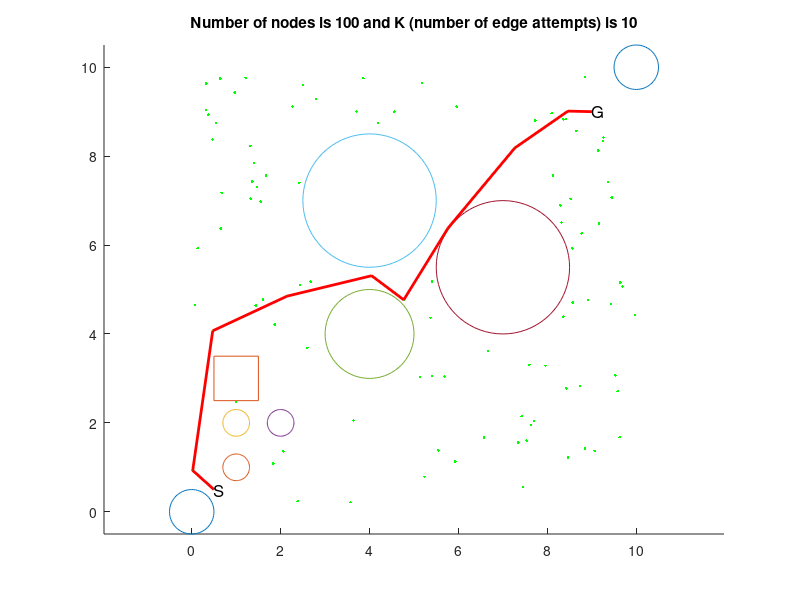

MATLAB code to generate this figure:
% Automatically generated by solvePlanningProblem using
% #nodes=100
% #edges per node10
% step size for collision check 0.1
% xMin=0
% xMax=10
% yMin=0
% yMax=10
% worldModel="MyWorld"
% problem spec file "problem1.txt"

clf
hold on
plot(0 + 0.5*cos((0:5:360)/180*pi),0 + 0.5*sin((0:5:360)/180*pi))
plot(1 + 0.3*cos((0:5:360)/180*pi),1 + 0.3*sin((0:5:360)/180*pi))
plot(1 + 0.3*cos((0:5:360)/180*pi),2 + 0.3*sin((0:5:360)/180*pi))
plot(2 + 0.3*cos((0:5:360)/180*pi),2 + 0.3*sin((0:5:360)/180*pi))
plot(4 + 1*cos((0:5:360)/180*pi),4 + 1*sin((0:5:360)/180*pi))
plot(4 + 1.5*cos((0:5:360)/180*pi),7 + 1.5*sin((0:5:360)/180*pi))
plot(7 + 1.5*cos((0:5:360)/180*pi),5.5 + 1.5*sin((0:5:360)/180*pi))
plot(10 + 0.5*cos((0:5:360)/180*pi),10 + 0.5*sin((0:5:360)/180*pi))
X=1*[-.5 .5 .5 -.5 -.5];Y=1*[.5 .5 -.5 -.5 .5];P = [X;Y];ct = cos(0);st = sin(0);R = [ct -st;st ct];P = R * P;plot(P(1,:)+1,P(2,:)+3);
plot(1.31909,8.23375,'.g')
plot(0.065844,4.65071,'.g')
plot(8.09391,8.96784,'.g')
plot(0.317526,9.0375,'.g')
plot(8.36009,8.82738,'.g')
plot(1.00076,2.46692,'.g')
plot(8.72975,2.82844,'.g')
plot(0.131576,5.93172,'.g')
plot(9.26112,8.42269,'.g')
plot(7.6942,2.04481,'.g')
plot(1.39725,7.84326,'.g')
plot(7.42119,2.15128,'.g')
plot(1.44104,4.64316,'.g')
plot(9.63846,5.15655,'.g')
plot(1.60717,4.77772,'.g')
plot(6.57599,1.67301,'.g')
plot(9.42842,4.6699,'.g')
plot(0.640857,9.74595,'.g')
plot(3.70741,9.00095,'.g')
plot(8.57333,4.70817,'.g')
plot(1.46787,7.30308,'.g')
plot(7.53661,1.59945,'.g')
plot(0.0221439,0.928994,'.g')
plot(8.84254,1.41939,'.g')
plot(8.77226,6.26374,'.g')
plot(3.57067,0.213296,'.g')
plot(5.36984,4.36553,'.g')
plot(1.55138,6.97701,'.g')
plot(9.14324,8.12737,'.g')
plot(8.65002,8.57166,'.g')
plot(2.79727,9.29088,'.g')
plot(8.31761,6.50468,'.g')
plot(8.29183,6.89094,'.g')
plot(1.21285,9.7597,'.g')
plot(4.19401,8.74946,'.g')
plot(1.35915,7.42881,'.g')
plot(5.5472,1.3813,'.g')
plot(8.35781,4.38974,'.g')
plot(0.653473,6.37136,'.g')
plot(7.34336,1.56037,'.g')
plot(9.58049,2.7132,'.g')
plot(5.9259,1.13187,'.g')
plot(9.69021,5.06914,'.g')
plot(9.25923,8.34024,'.g')
plot(3.64081,2.05651,'.g')
plot(7.63112,1.95842,'.g')
plot(8.56118,5.92295,'.g')
plot(8.84936,9.77403,'.g')
plot(5.68265,3.04337,'.g')
plot(8.52349,7.0418,'.g')
plot(0.472185,4.07069,'.g')
plot(8.4231,8.82999,'.g')
plot(8.46042,1.22378,'.g')
plot(5.96006,9.1139,'.g')
plot(7.59514,3.30342,'.g')
plot(0.674269,7.17563,'.g')
plot(1.66931,7.56673,'.g')
plot(4.04707,5.31012,'.g')
plot(9.62323,1.67818,'.g')
plot(7.26854,8.18442,'.g')
plot(7.95845,3.28378,'.g')
plot(9.16127,6.48193,'.g')
plot(0.32558,9.63346,'.g')
plot(0.55262,8.74868,'.g')
plot(8.46345,9.01304,'.g')
plot(9.97246,4.42351,'.g')
plot(8.12694,7.5676,'.g')
plot(7.72692,8.80121,'.g')
plot(5.40138,3.05073,'.g')
plot(9.45037,7.07069,'.g')
plot(2.38081,0.240689,'.g')
plot(5.17562,9.64935,'.g')
plot(8.42511,2.77675,'.g')
plot(5.76725,6.38355,'.g')
plot(5.13478,3.02543,'.g')
plot(2.43115,5.10724,'.g')
plot(7.44894,0.558089,'.g')
plot(2.67485,5.17586,'.g')
plot(9.3593,7.41808,'.g')
plot(8.9194,4.76068,'.g')
plot(0.468803,8.36977,'.g')
plot(1.83137,1.08626,'.g')
plot(1.86721,4.21218,'.g')
plot(1.32695,7.04283,'.g')
plot(3.86153,9.75205,'.g')
plot(4.5573,9.00109,'.g')
plot(2.26621,9.11929,'.g')
plot(2.4192,7.40099,'.g')
plot(2.14472,4.85035,'.g')
plot(2.50824,9.59366,'.g')
plot(5.40844,5.18308,'.g')
plot(4.76952,4.76773,'.g')
plot(2.60116,3.68892,'.g')
plot(9.52841,3.06996,'.g')
plot(2.05869,1.35977,'.g')
plot(0.968729,9.43348,'.g')
plot(5.23522,0.788304,'.g')
plot(9.06226,1.37083,'.g')
plot(6.66841,3.61956,'.g')
plot(0.371917,8.93461,'.g')
if 0
  plot([0.065844,1.31909] ,[4.65071, 8.23375], 'k')
  plot([8.09391,1.31909] ,[8.96784, 8.23375], 'k')
  plot([0.317526,1.31909] ,[9.0375, 8.23375], 'k')
  plot([0.317526,0.065844] ,[9.0375, 4.65071], 'k')
  plot([0.317526,8.09391] ,[9.0375, 8.96784], 'k')
  plot([8.36009,8.09391] ,[8.82738, 8.96784], 'k')
  plot([8.36009,0.317526] ,[8.82738, 9.0375], 'k')
  plot([8.72975,8.36009] ,[2.82844, 8.82738], 'k')
  plot([8.72975,1.00076] ,[2.82844, 2.46692], 'k')
  plot([0.131576,0.065844] ,[5.93172, 4.65071], 'k')
  plot([0.131576,1.31909] ,[5.93172, 8.23375], 'k')
  plot([0.131576,0.317526] ,[5.93172, 9.0375], 'k')
  plot([9.26112,8.36009] ,[8.42269, 8.82738], 'k')
  plot([9.26112,8.09391] ,[8.42269, 8.96784], 'k')
  plot([9.26112,8.72975] ,[8.42269, 2.82844], 'k')
  plot([9.26112,0.317526] ,[8.42269, 9.0375], 'k')
  plot([7.6942,8.72975] ,[2.04481, 2.82844], 'k')
  plot([7.6942,1.00076] ,[2.04481, 2.46692], 'k')
  plot([1.39725,1.31909] ,[7.84326, 8.23375], 'k')
  plot([1.39725,0.317526] ,[7.84326, 9.0375], 'k')
  plot([1.39725,0.131576] ,[7.84326, 5.93172], 'k')
  plot([1.39725,0.065844] ,[7.84326, 4.65071], 'k')
  plot([7.42119,7.6942] ,[2.15128, 2.04481], 'k')
  plot([7.42119,8.72975] ,[2.15128, 2.82844], 'k')
  plot([7.42119,1.00076] ,[2.15128, 2.46692], 'k')
  plot([1.44104,0.065844] ,[4.64316, 4.65071], 'k')
  plot([1.44104,0.131576] ,[4.64316, 5.93172], 'k')
  plot([1.44104,1.39725] ,[4.64316, 7.84326], 'k')
  plot([1.44104,1.31909] ,[4.64316, 8.23375], 'k')
  plot([1.44104,0.317526] ,[4.64316, 9.0375], 'k')
  plot([9.63846,8.72975] ,[5.15655, 2.82844], 'k')
  plot([9.63846,9.26112] ,[5.15655, 8.42269], 'k')
  plot([9.63846,7.6942] ,[5.15655, 2.04481], 'k')
  plot([9.63846,7.42119] ,[5.15655, 2.15128], 'k')
  plot([9.63846,8.36009] ,[5.15655, 8.82738], 'k')
  plot([9.63846,8.09391] ,[5.15655, 8.96784], 'k')
  plot([1.60717,1.44104] ,[4.77772, 4.64316], 'k')
  plot([1.60717,0.065844] ,[4.77772, 4.65071], 'k')
  plot([1.60717,0.131576] ,[4.77772, 5.93172], 'k')
  plot([1.60717,1.39725] ,[4.77772, 7.84326], 'k')
  plot([1.60717,1.31909] ,[4.77772, 8.23375], 'k')
  plot([1.60717,0.317526] ,[4.77772, 9.0375], 'k')
  plot([6.57599,7.42119] ,[1.67301, 2.15128], 'k')
  plot([6.57599,7.6942] ,[1.67301, 2.04481], 'k')
  plot([6.57599,8.72975] ,[1.67301, 2.82844], 'k')
  plot([6.57599,9.63846] ,[1.67301, 5.15655], 'k')
  plot([6.57599,1.00076] ,[1.67301, 2.46692], 'k')
  plot([6.57599,0.065844] ,[1.67301, 4.65071], 'k')
  plot([9.42842,9.63846] ,[4.6699, 5.15655], 'k')
  plot([9.42842,8.72975] ,[4.6699, 2.82844], 'k')
  plot([9.42842,7.6942] ,[4.6699, 2.04481], 'k')
  plot([9.42842,7.42119] ,[4.6699, 2.15128], 'k')
  plot([9.42842,9.26112] ,[4.6699, 8.42269], 'k')
  plot([9.42842,6.57599] ,[4.6699, 1.67301], 'k')
  plot([9.42842,8.36009] ,[4.6699, 8.82738], 'k')
  plot([9.42842,8.09391] ,[4.6699, 8.96784], 'k')
  plot([0.640857,0.317526] ,[9.74595, 9.0375], 'k')
  plot([0.640857,1.31909] ,[9.74595, 8.23375], 'k')
  plot([0.640857,1.39725] ,[9.74595, 7.84326], 'k')
  plot([0.640857,0.131576] ,[9.74595, 5.93172], 'k')
  plot([0.640857,1.60717] ,[9.74595, 4.77772], 'k')
  plot([0.640857,0.065844] ,[9.74595, 4.65071], 'k')
  plot([0.640857,1.44104] ,[9.74595, 4.64316], 'k')
  plot([0.640857,8.09391] ,[9.74595, 8.96784], 'k')
  plot([0.640857,8.36009] ,[9.74595, 8.82738], 'k')
  plot([3.70741,1.31909] ,[9.00095, 8.23375], 'k')
  plot([3.70741,1.39725] ,[9.00095, 7.84326], 'k')
  plot([3.70741,0.640857] ,[9.00095, 9.74595], 'k')
  plot([3.70741,0.317526] ,[9.00095, 9.0375], 'k')
  plot([3.70741,8.09391] ,[9.00095, 8.96784], 'k')
  plot([3.70741,8.36009] ,[9.00095, 8.82738], 'k')
  plot([3.70741,0.131576] ,[9.00095, 5.93172], 'k')
  plot([3.70741,9.26112] ,[9.00095, 8.42269], 'k')
  plot([8.57333,9.42842] ,[4.70817, 4.6699], 'k')
  plot([8.57333,9.63846] ,[4.70817, 5.15655], 'k')
  plot([8.57333,8.72975] ,[4.70817, 2.82844], 'k')
  plot([8.57333,7.42119] ,[4.70817, 2.15128], 'k')
  plot([8.57333,7.6942] ,[4.70817, 2.04481], 'k')
  plot([8.57333,6.57599] ,[4.70817, 1.67301], 'k')
  plot([8.57333,9.26112] ,[4.70817, 8.42269], 'k')
  plot([8.57333,8.36009] ,[4.70817, 8.82738], 'k')
  plot([1.46787,1.39725] ,[7.30308, 7.84326], 'k')
  plot([1.46787,1.31909] ,[7.30308, 8.23375], 'k')
  plot([1.46787,0.131576] ,[7.30308, 5.93172], 'k')
  plot([1.46787,0.317526] ,[7.30308, 9.0375], 'k')
  plot([1.46787,1.60717] ,[7.30308, 4.77772], 'k')
  plot([1.46787,0.640857] ,[7.30308, 9.74595], 'k')
  plot([1.46787,1.44104] ,[7.30308, 4.64316], 'k')
  plot([1.46787,3.70741] ,[7.30308, 9.00095], 'k')
  plot([1.46787,0.065844] ,[7.30308, 4.65071], 'k')
  plot([7.53661,7.6942] ,[1.59945, 2.04481], 'k')
  plot([7.53661,7.42119] ,[1.59945, 2.15128], 'k')
  plot([7.53661,6.57599] ,[1.59945, 1.67301], 'k')
  plot([7.53661,8.72975] ,[1.59945, 2.82844], 'k')
  plot([7.53661,8.57333] ,[1.59945, 4.70817], 'k')
  plot([7.53661,9.42842] ,[1.59945, 4.6699], 'k')
  plot([7.53661,9.63846] ,[1.59945, 5.15655], 'k')
  plot([7.53661,1.00076] ,[1.59945, 2.46692], 'k')
  plot([0.0221439,0.065844] ,[0.928994, 4.65071], 'k')
  plot([0.0221439,0.131576] ,[0.928994, 5.93172], 'k')
  plot([0.0221439,1.31909] ,[0.928994, 8.23375], 'k')
  plot([8.84254,7.6942] ,[1.41939, 2.04481], 'k')
  plot([8.84254,7.53661] ,[1.41939, 1.59945], 'k')
  plot([8.84254,8.72975] ,[1.41939, 2.82844], 'k')
  plot([8.84254,7.42119] ,[1.41939, 2.15128], 'k')
  plot([8.84254,6.57599] ,[1.41939, 1.67301], 'k')
  plot([8.84254,8.57333] ,[1.41939, 4.70817], 'k')
  plot([8.84254,9.42842] ,[1.41939, 4.6699], 'k')
  plot([8.84254,9.63846] ,[1.41939, 5.15655], 'k')
  plot([8.84254,9.26112] ,[1.41939, 8.42269], 'k')
  plot([8.84254,8.36009] ,[1.41939, 8.82738], 'k')
  plot([8.77226,9.63846] ,[6.26374, 5.15655], 'k')
  plot([8.77226,8.57333] ,[6.26374, 4.70817], 'k')
  plot([8.77226,9.42842] ,[6.26374, 4.6699], 'k')
  plot([8.77226,9.26112] ,[6.26374, 8.42269], 'k')
  plot([8.77226,8.36009] ,[6.26374, 8.82738], 'k')
  plot([8.77226,8.09391] ,[6.26374, 8.96784], 'k')
  plot([8.77226,8.72975] ,[6.26374, 2.82844], 'k')
  plot([8.77226,7.6942] ,[6.26374, 2.04481], 'k')
  plot([8.77226,7.53661] ,[6.26374, 1.59945], 'k')
  plot([3.57067,6.57599] ,[0.213296, 1.67301], 'k')
  plot([3.57067,7.53661] ,[0.213296, 1.59945], 'k')
  plot([3.57067,7.42119] ,[0.213296, 2.15128], 'k')
  plot([3.57067,7.6942] ,[0.213296, 2.04481], 'k')
  plot([3.57067,1.44104] ,[0.213296, 4.64316], 'k')
  plot([3.57067,1.60717] ,[0.213296, 4.77772], 'k')
  plot([3.57067,8.84254] ,[0.213296, 1.41939], 'k')
  plot([5.36984,6.57599] ,[4.36553, 1.67301], 'k')
  plot([5.36984,7.42119] ,[4.36553, 2.15128], 'k')
  plot([5.36984,7.6942] ,[4.36553, 2.04481], 'k')
  plot([5.36984,7.53661] ,[4.36553, 1.59945], 'k')
  plot([5.36984,8.72975] ,[4.36553, 2.82844], 'k')
  plot([1.55138,1.46787] ,[6.97701, 7.30308], 'k')
  plot([1.55138,1.39725] ,[6.97701, 7.84326], 'k')
  plot([1.55138,1.31909] ,[6.97701, 8.23375], 'k')
  plot([1.55138,0.131576] ,[6.97701, 5.93172], 'k')
  plot([1.55138,1.60717] ,[6.97701, 4.77772], 'k')
  plot([1.55138,1.44104] ,[6.97701, 4.64316], 'k')
  plot([1.55138,0.317526] ,[6.97701, 9.0375], 'k')
  plot([1.55138,0.065844] ,[6.97701, 4.65071], 'k')
  plot([1.55138,0.640857] ,[6.97701, 9.74595], 'k')
  plot([1.55138,3.70741] ,[6.97701, 9.00095], 'k')
  plot([9.14324,9.26112] ,[8.12737, 8.42269], 'k')
  plot([9.14324,8.36009] ,[8.12737, 8.82738], 'k')
  plot([9.14324,8.09391] ,[8.12737, 8.96784], 'k')
  plot([9.14324,8.77226] ,[8.12737, 6.26374], 'k')
  plot([9.14324,9.63846] ,[8.12737, 5.15655], 'k')
  plot([9.14324,8.57333] ,[8.12737, 4.70817], 'k')
  plot([9.14324,9.42842] ,[8.12737, 4.6699], 'k')
  plot([9.14324,8.72975] ,[8.12737, 2.82844], 'k')
  plot([9.14324,3.70741] ,[8.12737, 9.00095], 'k')
  plot([8.65002,8.36009] ,[8.57166, 8.82738], 'k')
  plot([8.65002,9.26112] ,[8.57166, 8.42269], 'k')
  plot([8.65002,9.14324] ,[8.57166, 8.12737], 'k')
  plot([8.65002,8.09391] ,[8.57166, 8.96784], 'k')
  plot([8.65002,8.77226] ,[8.57166, 6.26374], 'k')
  plot([8.65002,9.63846] ,[8.57166, 5.15655], 'k')
  plot([8.65002,8.57333] ,[8.57166, 4.70817], 'k')
  plot([8.65002,9.42842] ,[8.57166, 4.6699], 'k')
  plot([8.65002,3.70741] ,[8.57166, 9.00095], 'k')
  plot([2.79727,3.70741] ,[9.29088, 9.00095], 'k')
  plot([2.79727,1.31909] ,[9.29088, 8.23375], 'k')
  plot([2.79727,1.39725] ,[9.29088, 7.84326], 'k')
  plot([2.79727,0.640857] ,[9.29088, 9.74595], 'k')
  plot([2.79727,1.46787] ,[9.29088, 7.30308], 'k')
  plot([2.79727,0.317526] ,[9.29088, 9.0375], 'k')
  plot([2.79727,1.55138] ,[9.29088, 6.97701], 'k')
  plot([2.79727,0.131576] ,[9.29088, 5.93172], 'k')
  plot([2.79727,1.60717] ,[9.29088, 4.77772], 'k')
  plot([2.79727,1.44104] ,[9.29088, 4.64316], 'k')
  plot([8.31761,8.77226] ,[6.50468, 6.26374], 'k')
  plot([8.31761,9.14324] ,[6.50468, 8.12737], 'k')
  plot([8.31761,9.63846] ,[6.50468, 5.15655], 'k')
  plot([8.31761,8.65002] ,[6.50468, 8.57166], 'k')
  plot([8.31761,9.26112] ,[6.50468, 8.42269], 'k')
  plot([8.31761,9.42842] ,[6.50468, 4.6699], 'k')
  plot([8.31761,8.36009] ,[6.50468, 8.82738], 'k')
  plot([8.31761,8.09391] ,[6.50468, 8.96784], 'k')
  plot([8.29183,8.31761] ,[6.89094, 6.50468], 'k')
  plot([8.29183,8.77226] ,[6.89094, 6.26374], 'k')
  plot([8.29183,9.14324] ,[6.89094, 8.12737], 'k')
  plot([8.29183,8.65002] ,[6.89094, 8.57166], 'k')
  plot([8.29183,9.26112] ,[6.89094, 8.42269], 'k')
  plot([8.29183,8.36009] ,[6.89094, 8.82738], 'k')
  plot([8.29183,8.09391] ,[6.89094, 8.96784], 'k')
  plot([8.29183,9.63846] ,[6.89094, 5.15655], 'k')
  plot([8.29183,9.42842] ,[6.89094, 4.6699], 'k')
  plot([1.21285,0.640857] ,[9.7597, 9.74595], 'k')
  plot([1.21285,0.317526] ,[9.7597, 9.0375], 'k')
  plot([1.21285,1.31909] ,[9.7597, 8.23375], 'k')
  plot([1.21285,2.79727] ,[9.7597, 9.29088], 'k')
  plot([1.21285,1.39725] ,[9.7597, 7.84326], 'k')
  plot([1.21285,1.46787] ,[9.7597, 7.30308], 'k')
  plot([1.21285,3.70741] ,[9.7597, 9.00095], 'k')
  plot([1.21285,1.55138] ,[9.7597, 6.97701], 'k')
  plot([1.21285,0.131576] ,[9.7597, 5.93172], 'k')
  plot([1.21285,1.60717] ,[9.7597, 4.77772], 'k')
  plot([4.19401,3.70741] ,[8.74946, 9.00095], 'k')
  plot([4.19401,2.79727] ,[8.74946, 9.29088], 'k')
  plot([4.19401,1.31909] ,[8.74946, 8.23375], 'k')
  plot([4.19401,1.39725] ,[8.74946, 7.84326], 'k')
  plot([4.19401,1.21285] ,[8.74946, 9.7597], 'k')
  plot([4.19401,0.640857] ,[8.74946, 9.74595], 'k')
  plot([4.19401,0.317526] ,[8.74946, 9.0375], 'k')
  plot([4.19401,8.09391] ,[8.74946, 8.96784], 'k')
  plot([1.35915,1.46787] ,[7.42881, 7.30308], 'k')
  plot([1.35915,1.39725] ,[7.42881, 7.84326], 'k')
  plot([1.35915,1.55138] ,[7.42881, 6.97701], 'k')
  plot([1.35915,1.31909] ,[7.42881, 8.23375], 'k')
  plot([1.35915,0.317526] ,[7.42881, 9.0375], 'k')
  plot([1.35915,0.131576] ,[7.42881, 5.93172], 'k')
  plot([1.35915,1.21285] ,[7.42881, 9.7597], 'k')
  plot([1.35915,2.79727] ,[7.42881, 9.29088], 'k')
  plot([1.35915,0.640857] ,[7.42881, 9.74595], 'k')
  plot([1.35915,1.60717] ,[7.42881, 4.77772], 'k')
  plot([5.5472,6.57599] ,[1.3813, 1.67301], 'k')
  plot([5.5472,7.53661] ,[1.3813, 1.59945], 'k')
  plot([5.5472,7.42119] ,[1.3813, 2.15128], 'k')
  plot([5.5472,7.6942] ,[1.3813, 2.04481], 'k')
  plot([5.5472,3.57067] ,[1.3813, 0.213296], 'k')
  plot([5.5472,5.36984] ,[1.3813, 4.36553], 'k')
  plot([5.5472,8.84254] ,[1.3813, 1.41939], 'k')
  plot([5.5472,8.72975] ,[1.3813, 2.82844], 'k')
  plot([5.5472,8.57333] ,[1.3813, 4.70817], 'k')
  plot([8.35781,8.57333] ,[4.38974, 4.70817], 'k')
  plot([8.35781,9.42842] ,[4.38974, 4.6699], 'k')
  plot([8.35781,9.63846] ,[4.38974, 5.15655], 'k')
  plot([8.35781,8.72975] ,[4.38974, 2.82844], 'k')
  plot([8.35781,8.77226] ,[4.38974, 6.26374], 'k')
  plot([8.35781,7.42119] ,[4.38974, 2.15128], 'k')
  plot([8.35781,7.6942] ,[4.38974, 2.04481], 'k')
  plot([8.35781,7.53661] ,[4.38974, 1.59945], 'k')
  plot([0.653473,0.131576] ,[6.37136, 5.93172], 'k')
  plot([0.653473,1.55138] ,[6.37136, 6.97701], 'k')
  plot([0.653473,1.46787] ,[6.37136, 7.30308], 'k')
  plot([0.653473,1.35915] ,[6.37136, 7.42881], 'k')
  plot([0.653473,1.39725] ,[6.37136, 7.84326], 'k')
  plot([0.653473,0.065844] ,[6.37136, 4.65071], 'k')
  plot([0.653473,1.60717] ,[6.37136, 4.77772], 'k')
  plot([0.653473,1.44104] ,[6.37136, 4.64316], 'k')
  plot([0.653473,1.31909] ,[6.37136, 8.23375], 'k')
  plot([0.653473,0.317526] ,[6.37136, 9.0375], 'k')
  plot([7.34336,7.53661] ,[1.56037, 1.59945], 'k')
  plot([7.34336,7.42119] ,[1.56037, 2.15128], 'k')
  plot([7.34336,7.6942] ,[1.56037, 2.04481], 'k')
  plot([7.34336,6.57599] ,[1.56037, 1.67301], 'k')
  plot([7.34336,8.84254] ,[1.56037, 1.41939], 'k')
  plot([7.34336,5.5472] ,[1.56037, 1.3813], 'k')
  plot([7.34336,8.72975] ,[1.56037, 2.82844], 'k')
  plot([7.34336,8.35781] ,[1.56037, 4.38974], 'k')
  plot([7.34336,8.57333] ,[1.56037, 4.70817], 'k')
  plot([7.34336,5.36984] ,[1.56037, 4.36553], 'k')
  plot([9.58049,8.72975] ,[2.7132, 2.82844], 'k')
  plot([9.58049,8.84254] ,[2.7132, 1.41939], 'k')
  plot([9.58049,9.42842] ,[2.7132, 4.6699], 'k')
  plot([9.58049,7.6942] ,[2.7132, 2.04481], 'k')
  plot([9.58049,8.35781] ,[2.7132, 4.38974], 'k')
  plot([9.58049,7.42119] ,[2.7132, 2.15128], 'k')
  plot([9.58049,8.57333] ,[2.7132, 4.70817], 'k')
  plot([9.58049,7.53661] ,[2.7132, 1.59945], 'k')
  plot([9.58049,9.63846] ,[2.7132, 5.15655], 'k')
  plot([9.58049,7.34336] ,[2.7132, 1.56037], 'k')
  plot([5.9259,5.5472] ,[1.13187, 1.3813], 'k')
  plot([5.9259,6.57599] ,[1.13187, 1.67301], 'k')
  plot([5.9259,7.34336] ,[1.13187, 1.56037], 'k')
  plot([5.9259,7.53661] ,[1.13187, 1.59945], 'k')
  plot([5.9259,7.42119] ,[1.13187, 2.15128], 'k')
  plot([5.9259,7.6942] ,[1.13187, 2.04481], 'k')
  plot([5.9259,3.57067] ,[1.13187, 0.213296], 'k')
  plot([5.9259,8.84254] ,[1.13187, 1.41939], 'k')
  plot([5.9259,8.72975] ,[1.13187, 2.82844], 'k')
  plot([5.9259,5.36984] ,[1.13187, 4.36553], 'k')
  plot([9.69021,9.63846] ,[5.06914, 5.15655], 'k')
  plot([9.69021,9.42842] ,[5.06914, 4.6699], 'k')
  plot([9.69021,8.57333] ,[5.06914, 4.70817], 'k')
  plot([9.69021,8.35781] ,[5.06914, 4.38974], 'k')
  plot([9.69021,8.77226] ,[5.06914, 6.26374], 'k')
  plot([9.69021,8.31761] ,[5.06914, 6.50468], 'k')
  plot([9.69021,8.29183] ,[5.06914, 6.89094], 'k')
  plot([9.69021,9.58049] ,[5.06914, 2.7132], 'k')
  plot([9.69021,8.72975] ,[5.06914, 2.82844], 'k')
  plot([9.69021,9.14324] ,[5.06914, 8.12737], 'k')
  plot([9.25923,9.26112] ,[8.34024, 8.42269], 'k')
  plot([9.25923,9.14324] ,[8.34024, 8.12737], 'k')
  plot([9.25923,8.65002] ,[8.34024, 8.57166], 'k')
  plot([9.25923,8.36009] ,[8.34024, 8.82738], 'k')
  plot([9.25923,8.09391] ,[8.34024, 8.96784], 'k')
  plot([9.25923,8.29183] ,[8.34024, 6.89094], 'k')
  plot([9.25923,8.31761] ,[8.34024, 6.50468], 'k')
  plot([9.25923,8.77226] ,[8.34024, 6.26374], 'k')
  plot([9.25923,9.63846] ,[8.34024, 5.15655], 'k')
  plot([9.25923,9.69021] ,[8.34024, 5.06914], 'k')
  plot([3.64081,3.57067] ,[2.05651, 0.213296], 'k')
  plot([3.64081,5.5472] ,[2.05651, 1.3813], 'k')
  plot([3.64081,5.9259] ,[2.05651, 1.13187], 'k')
  plot([3.64081,1.00076] ,[2.05651, 2.46692], 'k')
  plot([3.64081,6.57599] ,[2.05651, 1.67301], 'k')
  plot([3.64081,1.44104] ,[2.05651, 4.64316], 'k')
  plot([3.64081,1.60717] ,[2.05651, 4.77772], 'k')
  plot([3.64081,7.34336] ,[2.05651, 1.56037], 'k')
  plot([3.64081,7.42119] ,[2.05651, 2.15128], 'k')
  plot([7.63112,7.6942] ,[1.95842, 2.04481], 'k')
  plot([7.63112,7.42119] ,[1.95842, 2.15128], 'k')
  plot([7.63112,7.53661] ,[1.95842, 1.59945], 'k')
  plot([7.63112,7.34336] ,[1.95842, 1.56037], 'k')
  plot([7.63112,6.57599] ,[1.95842, 1.67301], 'k')
  plot([7.63112,8.84254] ,[1.95842, 1.41939], 'k')
  plot([7.63112,8.72975] ,[1.95842, 2.82844], 'k')
  plot([7.63112,5.9259] ,[1.95842, 1.13187], 'k')
  plot([7.63112,9.58049] ,[1.95842, 2.7132], 'k')
  plot([7.63112,5.5472] ,[1.95842, 1.3813], 'k')
  plot([8.56118,8.77226] ,[5.92295, 6.26374], 'k')
  plot([8.56118,8.31761] ,[5.92295, 6.50468], 'k')
  plot([8.56118,8.29183] ,[5.92295, 6.89094], 'k')
  plot([8.56118,8.57333] ,[5.92295, 4.70817], 'k')
  plot([8.56118,9.63846] ,[5.92295, 5.15655], 'k')
  plot([8.56118,9.69021] ,[5.92295, 5.06914], 'k')
  plot([8.56118,9.42842] ,[5.92295, 4.6699], 'k')
  plot([8.56118,9.14324] ,[5.92295, 8.12737], 'k')
  plot([8.56118,9.25923] ,[5.92295, 8.34024], 'k')
  plot([8.84936,8.36009] ,[9.77403, 8.82738], 'k')
  plot([8.84936,8.09391] ,[9.77403, 8.96784], 'k')
  plot([8.84936,8.65002] ,[9.77403, 8.57166], 'k')
  plot([8.84936,9.26112] ,[9.77403, 8.42269], 'k')
  plot([8.84936,9.25923] ,[9.77403, 8.34024], 'k')
  plot([8.84936,9.14324] ,[9.77403, 8.12737], 'k')
  plot([8.84936,8.29183] ,[9.77403, 6.89094], 'k')
  plot([8.84936,8.31761] ,[9.77403, 6.50468], 'k')
  plot([8.84936,8.77226] ,[9.77403, 6.26374], 'k')
  plot([8.84936,8.56118] ,[9.77403, 5.92295], 'k')
  plot([5.68265,5.36984] ,[3.04337, 4.36553], 'k')
  plot([5.68265,6.57599] ,[3.04337, 1.67301], 'k')
  plot([5.68265,5.5472] ,[3.04337, 1.3813], 'k')
  plot([5.68265,5.9259] ,[3.04337, 1.13187], 'k')
  plot([5.68265,7.42119] ,[3.04337, 2.15128], 'k')
  plot([5.68265,7.34336] ,[3.04337, 1.56037], 'k')
  plot([5.68265,7.63112] ,[3.04337, 1.95842], 'k')
  plot([5.68265,7.6942] ,[3.04337, 2.04481], 'k')
  plot([5.68265,3.64081] ,[3.04337, 2.05651], 'k')
  plot([5.68265,7.53661] ,[3.04337, 1.59945], 'k')
  plot([8.52349,8.29183] ,[7.0418, 6.89094], 'k')
  plot([8.52349,8.31761] ,[7.0418, 6.50468], 'k')
  plot([8.52349,8.77226] ,[7.0418, 6.26374], 'k')
  plot([8.52349,8.56118] ,[7.0418, 5.92295], 'k')
  plot([8.52349,9.14324] ,[7.0418, 8.12737], 'k')
  plot([8.52349,9.25923] ,[7.0418, 8.34024], 'k')
  plot([8.52349,8.65002] ,[7.0418, 8.57166], 'k')
  plot([8.52349,9.26112] ,[7.0418, 8.42269], 'k')
  plot([8.52349,8.36009] ,[7.0418, 8.82738], 'k')
  plot([8.52349,8.09391] ,[7.0418, 8.96784], 'k')
  plot([0.472185,0.065844] ,[4.07069, 4.65071], 'k')
  plot([0.472185,1.44104] ,[4.07069, 4.64316], 'k')
  plot([0.472185,1.60717] ,[4.07069, 4.77772], 'k')
  plot([0.472185,0.131576] ,[4.07069, 5.93172], 'k')
  plot([0.472185,0.653473] ,[4.07069, 6.37136], 'k')
  plot([0.472185,1.55138] ,[4.07069, 6.97701], 'k')
  plot([0.472185,0.0221439] ,[4.07069, 0.928994], 'k')
  plot([0.472185,1.46787] ,[4.07069, 7.30308], 'k')
  plot([0.472185,1.35915] ,[4.07069, 7.42881], 'k')
  plot([8.4231,8.36009] ,[8.82999, 8.82738], 'k')
  plot([8.4231,8.65002] ,[8.82999, 8.57166], 'k')
  plot([8.4231,8.09391] ,[8.82999, 8.96784], 'k')
  plot([8.4231,9.26112] ,[8.82999, 8.42269], 'k')
  plot([8.4231,9.25923] ,[8.82999, 8.34024], 'k')
  plot([8.4231,9.14324] ,[8.82999, 8.12737], 'k')
  plot([8.4231,8.84936] ,[8.82999, 9.77403], 'k')
  plot([8.4231,8.52349] ,[8.82999, 7.0418], 'k')
  plot([8.4231,8.29183] ,[8.82999, 6.89094], 'k')
  plot([8.4231,8.31761] ,[8.82999, 6.50468], 'k')
  plot([8.46042,8.84254] ,[1.22378, 1.41939], 'k')
  plot([8.46042,7.53661] ,[1.22378, 1.59945], 'k')
  plot([8.46042,7.63112] ,[1.22378, 1.95842], 'k')
  plot([8.46042,7.6942] ,[1.22378, 2.04481], 'k')
  plot([8.46042,7.34336] ,[1.22378, 1.56037], 'k')
  plot([8.46042,7.42119] ,[1.22378, 2.15128], 'k')
  plot([8.46042,8.72975] ,[1.22378, 2.82844], 'k')
  plot([8.46042,9.58049] ,[1.22378, 2.7132], 'k')
  plot([8.46042,6.57599] ,[1.22378, 1.67301], 'k')
  plot([8.46042,5.9259] ,[1.22378, 1.13187], 'k')
  plot([5.96006,4.19401] ,[9.1139, 8.74946], 'k')
  plot([5.96006,8.09391] ,[9.1139, 8.96784], 'k')
  plot([5.96006,3.70741] ,[9.1139, 9.00095], 'k')
  plot([5.96006,8.36009] ,[9.1139, 8.82738], 'k')
  plot([5.96006,8.4231] ,[9.1139, 8.82999], 'k')
  plot([5.96006,8.65002] ,[9.1139, 8.57166], 'k')
  plot([5.96006,8.84936] ,[9.1139, 9.77403], 'k')
  plot([5.96006,2.79727] ,[9.1139, 9.29088], 'k')
  plot([5.96006,8.29183] ,[9.1139, 6.89094], 'k')
  plot([5.96006,8.52349] ,[9.1139, 7.0418], 'k')
  plot([7.59514,7.42119] ,[3.30342, 2.15128], 'k')
  plot([7.59514,8.72975] ,[3.30342, 2.82844], 'k')
  plot([7.59514,7.6942] ,[3.30342, 2.04481], 'k')
  plot([7.59514,8.35781] ,[3.30342, 4.38974], 'k')
  plot([7.59514,7.63112] ,[3.30342, 1.95842], 'k')
  plot([7.59514,7.53661] ,[3.30342, 1.59945], 'k')
  plot([7.59514,8.57333] ,[3.30342, 4.70817], 'k')
  plot([7.59514,7.34336] ,[3.30342, 1.56037], 'k')
  plot([7.59514,6.57599] ,[3.30342, 1.67301], 'k')
  plot([7.59514,5.68265] ,[3.30342, 3.04337], 'k')
  plot([0.674269,1.35915] ,[7.17563, 7.42881], 'k')
  plot([0.674269,1.46787] ,[7.17563, 7.30308], 'k')
  plot([0.674269,0.653473] ,[7.17563, 6.37136], 'k')
  plot([0.674269,1.55138] ,[7.17563, 6.97701], 'k')
  plot([0.674269,1.39725] ,[7.17563, 7.84326], 'k')
  plot([0.674269,1.31909] ,[7.17563, 8.23375], 'k')
  plot([0.674269,0.131576] ,[7.17563, 5.93172], 'k')
  plot([0.674269,0.317526] ,[7.17563, 9.0375], 'k')
  plot([0.674269,0.640857] ,[7.17563, 9.74595], 'k')
  plot([0.674269,1.60717] ,[7.17563, 4.77772], 'k')
  plot([1.66931,1.46787] ,[7.56673, 7.30308], 'k')
  plot([1.66931,1.35915] ,[7.56673, 7.42881], 'k')
  plot([1.66931,1.39725] ,[7.56673, 7.84326], 'k')
  plot([1.66931,1.55138] ,[7.56673, 6.97701], 'k')
  plot([1.66931,1.31909] ,[7.56673, 8.23375], 'k')
  plot([1.66931,0.674269] ,[7.56673, 7.17563], 'k')
  plot([1.66931,0.653473] ,[7.56673, 6.37136], 'k')
  plot([1.66931,0.317526] ,[7.56673, 9.0375], 'k')
  plot([1.66931,2.79727] ,[7.56673, 9.29088], 'k')
  plot([1.66931,1.21285] ,[7.56673, 9.7597], 'k')
  plot([4.04707,5.36984] ,[5.31012, 4.36553], 'k')
  plot([4.04707,1.60717] ,[5.31012, 4.77772], 'k')
  plot([4.04707,1.44104] ,[5.31012, 4.64316], 'k')
  plot([9.62323,8.84254] ,[1.67818, 1.41939], 'k')
  plot([9.62323,9.58049] ,[1.67818, 2.7132], 'k')
  plot([9.62323,8.46042] ,[1.67818, 1.22378], 'k')
  plot([9.62323,8.72975] ,[1.67818, 2.82844], 'k')
  plot([9.62323,7.6942] ,[1.67818, 2.04481], 'k')
  plot([9.62323,7.63112] ,[1.67818, 1.95842], 'k')
  plot([9.62323,7.53661] ,[1.67818, 1.59945], 'k')
  plot([9.62323,7.42119] ,[1.67818, 2.15128], 'k')
  plot([9.62323,7.34336] ,[1.67818, 1.56037], 'k')
  plot([9.62323,7.59514] ,[1.67818, 3.30342], 'k')
  plot([7.26854,8.09391] ,[8.18442, 8.96784], 'k')
  plot([7.26854,8.36009] ,[8.18442, 8.82738], 'k')
  plot([7.26854,8.4231] ,[8.18442, 8.82999], 'k')
  plot([7.26854,8.65002] ,[8.18442, 8.57166], 'k')
  plot([7.26854,5.96006] ,[8.18442, 9.1139], 'k')
  plot([7.26854,8.29183] ,[8.18442, 6.89094], 'k')
  plot([7.26854,8.52349] ,[8.18442, 7.0418], 'k')
  plot([7.26854,9.14324] ,[8.18442, 8.12737], 'k')
  plot([7.26854,8.31761] ,[8.18442, 6.50468], 'k')
  plot([7.26854,9.25923] ,[8.18442, 8.34024], 'k')
  plot([7.95845,7.59514] ,[3.28378, 3.30342], 'k')
  plot([7.95845,8.72975] ,[3.28378, 2.82844], 'k')
  plot([7.95845,8.35781] ,[3.28378, 4.38974], 'k')
  plot([7.95845,7.42119] ,[3.28378, 2.15128], 'k')
  plot([7.95845,7.6942] ,[3.28378, 2.04481], 'k')
  plot([7.95845,7.63112] ,[3.28378, 1.95842], 'k')
  plot([7.95845,8.57333] ,[3.28378, 4.70817], 'k')
  plot([7.95845,9.58049] ,[3.28378, 2.7132], 'k')
  plot([7.95845,7.53661] ,[3.28378, 1.59945], 'k')
  plot([7.95845,7.34336] ,[3.28378, 1.56037], 'k')
  plot([9.16127,8.77226] ,[6.48193, 6.26374], 'k')
  plot([9.16127,8.56118] ,[6.48193, 5.92295], 'k')
  plot([9.16127,8.31761] ,[6.48193, 6.50468], 'k')
  plot([9.16127,8.52349] ,[6.48193, 7.0418], 'k')
  plot([9.16127,8.29183] ,[6.48193, 6.89094], 'k')
  plot([9.16127,9.63846] ,[6.48193, 5.15655], 'k')
  plot([9.16127,9.69021] ,[6.48193, 5.06914], 'k')
  plot([9.16127,9.14324] ,[6.48193, 8.12737], 'k')
  plot([9.16127,9.42842] ,[6.48193, 4.6699], 'k')
  plot([9.16127,9.25923] ,[6.48193, 8.34024], 'k')
  plot([0.32558,0.640857] ,[9.63346, 9.74595], 'k')
  plot([0.32558,0.317526] ,[9.63346, 9.0375], 'k')
  plot([0.32558,1.21285] ,[9.63346, 9.7597], 'k')
  plot([0.32558,1.31909] ,[9.63346, 8.23375], 'k')
  plot([0.32558,1.39725] ,[9.63346, 7.84326], 'k')
  plot([0.32558,1.35915] ,[9.63346, 7.42881], 'k')
  plot([0.32558,1.66931] ,[9.63346, 7.56673], 'k')
  plot([0.32558,0.674269] ,[9.63346, 7.17563], 'k')
  plot([0.32558,2.79727] ,[9.63346, 9.29088], 'k')
  plot([0.32558,1.46787] ,[9.63346, 7.30308], 'k')
  plot([0.55262,0.317526] ,[8.74868, 9.0375], 'k')
  plot([0.55262,0.32558] ,[8.74868, 9.63346], 'k')
  plot([0.55262,1.31909] ,[8.74868, 8.23375], 'k')
  plot([0.55262,0.640857] ,[8.74868, 9.74595], 'k')
  plot([0.55262,1.21285] ,[8.74868, 9.7597], 'k')
  plot([0.55262,1.39725] ,[8.74868, 7.84326], 'k')
  plot([0.55262,1.35915] ,[8.74868, 7.42881], 'k')
  plot([0.55262,0.674269] ,[8.74868, 7.17563], 'k')
  plot([0.55262,1.66931] ,[8.74868, 7.56673], 'k')
  plot([0.55262,1.46787] ,[8.74868, 7.30308], 'k')
  plot([8.46345,8.4231] ,[9.01304, 8.82999], 'k')
  plot([8.46345,8.36009] ,[9.01304, 8.82738], 'k')
  plot([8.46345,8.09391] ,[9.01304, 8.96784], 'k')
  plot([8.46345,8.65002] ,[9.01304, 8.57166], 'k')
  plot([8.46345,8.84936] ,[9.01304, 9.77403], 'k')
  plot([8.46345,9.26112] ,[9.01304, 8.42269], 'k')
  plot([8.46345,9.25923] ,[9.01304, 8.34024], 'k')
  plot([8.46345,9.14324] ,[9.01304, 8.12737], 'k')
  plot([8.46345,7.26854] ,[9.01304, 8.18442], 'k')
  plot([8.46345,8.52349] ,[9.01304, 7.0418], 'k')
  plot([9.97246,9.42842] ,[4.42351, 4.6699], 'k')
  plot([9.97246,9.69021] ,[4.42351, 5.06914], 'k')
  plot([9.97246,9.63846] ,[4.42351, 5.15655], 'k')
  plot([9.97246,8.57333] ,[4.42351, 4.70817], 'k')
  plot([9.97246,8.35781] ,[4.42351, 4.38974], 'k')
  plot([9.97246,9.58049] ,[4.42351, 2.7132], 'k')
  plot([9.97246,8.72975] ,[4.42351, 2.82844], 'k')
  plot([9.97246,8.56118] ,[4.42351, 5.92295], 'k')
  plot([9.97246,8.77226] ,[4.42351, 6.26374], 'k')
  plot([9.97246,9.16127] ,[4.42351, 6.48193], 'k')
  plot([8.12694,8.52349] ,[7.5676, 7.0418], 'k')
  plot([8.12694,8.29183] ,[7.5676, 6.89094], 'k')
  plot([8.12694,7.26854] ,[7.5676, 8.18442], 'k')
  plot([8.12694,8.31761] ,[7.5676, 6.50468], 'k')
  plot([8.12694,8.65002] ,[7.5676, 8.57166], 'k')
  plot([8.12694,9.14324] ,[7.5676, 8.12737], 'k')
  plot([8.12694,8.36009] ,[7.5676, 8.82738], 'k')
  plot([8.12694,8.4231] ,[7.5676, 8.82999], 'k')
  plot([8.12694,9.25923] ,[7.5676, 8.34024], 'k')
  plot([8.12694,8.09391] ,[7.5676, 8.96784], 'k')
  plot([7.72692,8.09391] ,[8.80121, 8.96784], 'k')
  plot([7.72692,8.36009] ,[8.80121, 8.82738], 'k')
  plot([7.72692,8.4231] ,[8.80121, 8.82999], 'k')
  plot([7.72692,8.46345] ,[8.80121, 9.01304], 'k')
  plot([7.72692,7.26854] ,[8.80121, 8.18442], 'k')
  plot([7.72692,8.65002] ,[8.80121, 8.57166], 'k')
  plot([7.72692,8.12694] ,[8.80121, 7.5676], 'k')
  plot([7.72692,8.84936] ,[8.80121, 9.77403], 'k')
  plot([7.72692,9.14324] ,[8.80121, 8.12737], 'k')
  plot([7.72692,9.26112] ,[8.80121, 8.42269], 'k')
  plot([5.40138,5.68265] ,[3.05073, 3.04337], 'k')
  plot([5.40138,5.36984] ,[3.05073, 4.36553], 'k')
  plot([5.40138,5.5472] ,[3.05073, 1.3813], 'k')
  plot([5.40138,6.57599] ,[3.05073, 1.67301], 'k')
  plot([5.40138,5.9259] ,[3.05073, 1.13187], 'k')
  plot([5.40138,3.64081] ,[3.05073, 2.05651], 'k')
  plot([5.40138,7.59514] ,[3.05073, 3.30342], 'k')
  plot([5.40138,7.42119] ,[3.05073, 2.15128], 'k')
  plot([5.40138,7.34336] ,[3.05073, 1.56037], 'k')
  plot([5.40138,7.63112] ,[3.05073, 1.95842], 'k')
  plot([9.45037,9.16127] ,[7.07069, 6.48193], 'k')
  plot([9.45037,8.52349] ,[7.07069, 7.0418], 'k')
  plot([9.45037,8.77226] ,[7.07069, 6.26374], 'k')
  plot([9.45037,9.14324] ,[7.07069, 8.12737], 'k')
  plot([9.45037,8.29183] ,[7.07069, 6.89094], 'k')
  plot([9.45037,8.31761] ,[7.07069, 6.50468], 'k')
  plot([9.45037,9.25923] ,[7.07069, 8.34024], 'k')
  plot([9.45037,9.26112] ,[7.07069, 8.42269], 'k')
  plot([9.45037,8.12694] ,[7.07069, 7.5676], 'k')
  plot([9.45037,8.56118] ,[7.07069, 5.92295], 'k')
  plot([2.38081,3.57067] ,[0.240689, 0.213296], 'k')
  plot([2.38081,3.64081] ,[0.240689, 2.05651], 'k')
  plot([2.38081,0.0221439] ,[0.240689, 0.928994], 'k')
  plot([2.38081,5.5472] ,[0.240689, 1.3813], 'k')
  plot([2.38081,5.9259] ,[0.240689, 1.13187], 'k')
  plot([2.38081,5.40138] ,[0.240689, 3.05073], 'k')
  plot([2.38081,5.68265] ,[0.240689, 3.04337], 'k')
  plot([2.38081,6.57599] ,[0.240689, 1.67301], 'k')
  plot([5.17562,5.96006] ,[9.64935, 9.1139], 'k')
  plot([5.17562,4.19401] ,[9.64935, 8.74946], 'k')
  plot([5.17562,3.70741] ,[9.64935, 9.00095], 'k')
  plot([5.17562,2.79727] ,[9.64935, 9.29088], 'k')
  plot([5.17562,7.26854] ,[9.64935, 8.18442], 'k')
  plot([5.17562,7.72692] ,[9.64935, 8.80121], 'k')
  plot([5.17562,8.09391] ,[9.64935, 8.96784], 'k')
  plot([5.17562,8.36009] ,[9.64935, 8.82738], 'k')
  plot([5.17562,8.46345] ,[9.64935, 9.01304], 'k')
  plot([5.17562,8.4231] ,[9.64935, 8.82999], 'k')
  plot([8.42511,8.72975] ,[2.77675, 2.82844], 'k')
  plot([8.42511,7.95845] ,[2.77675, 3.28378], 'k')
  plot([8.42511,7.59514] ,[2.77675, 3.30342], 'k')
  plot([8.42511,7.6942] ,[2.77675, 2.04481], 'k')
  plot([8.42511,7.63112] ,[2.77675, 1.95842], 'k')
  plot([8.42511,9.58049] ,[2.77675, 2.7132], 'k')
  plot([8.42511,7.42119] ,[2.77675, 2.15128], 'k')
  plot([8.42511,8.84254] ,[2.77675, 1.41939], 'k')
  plot([8.42511,7.53661] ,[2.77675, 1.59945], 'k')
  plot([8.42511,8.46042] ,[2.77675, 1.22378], 'k')
  plot([5.76725,7.26854] ,[6.38355, 8.18442], 'k')
  plot([5.76725,5.96006] ,[6.38355, 9.1139], 'k')
  plot([5.13478,5.40138] ,[3.02543, 3.05073], 'k')
  plot([5.13478,5.68265] ,[3.02543, 3.04337], 'k')
  plot([5.13478,5.36984] ,[3.02543, 4.36553], 'k')
  plot([5.13478,5.5472] ,[3.02543, 1.3813], 'k')
  plot([5.13478,3.64081] ,[3.02543, 2.05651], 'k')
  plot([5.13478,6.57599] ,[3.02543, 1.67301], 'k')
  plot([5.13478,5.9259] ,[3.02543, 1.13187], 'k')
  plot([5.13478,7.42119] ,[3.02543, 2.15128], 'k')
  plot([5.13478,7.59514] ,[3.02543, 3.30342], 'k')
  plot([2.43115,1.60717] ,[5.10724, 4.77772], 'k')
  plot([2.43115,1.44104] ,[5.10724, 4.64316], 'k')
  plot([2.43115,4.04707] ,[5.10724, 5.31012], 'k')
  plot([2.43115,1.55138] ,[5.10724, 6.97701], 'k')
  plot([2.43115,0.653473] ,[5.10724, 6.37136], 'k')
  plot([2.43115,0.472185] ,[5.10724, 4.07069], 'k')
  plot([2.43115,1.46787] ,[5.10724, 7.30308], 'k')
  plot([2.43115,0.065844] ,[5.10724, 4.65071], 'k')
  plot([2.43115,0.131576] ,[5.10724, 5.93172], 'k')
  plot([2.43115,1.35915] ,[5.10724, 7.42881], 'k')
  plot([7.44894,7.34336] ,[0.558089, 1.56037], 'k')
  plot([7.44894,7.53661] ,[0.558089, 1.59945], 'k')
  plot([7.44894,8.46042] ,[0.558089, 1.22378], 'k')
  plot([7.44894,7.63112] ,[0.558089, 1.95842], 'k')
  plot([7.44894,6.57599] ,[0.558089, 1.67301], 'k')
  plot([7.44894,7.6942] ,[0.558089, 2.04481], 'k')
  plot([7.44894,7.42119] ,[0.558089, 2.15128], 'k')
  plot([7.44894,5.9259] ,[0.558089, 1.13187], 'k')
  plot([7.44894,8.84254] ,[0.558089, 1.41939], 'k')
  plot([7.44894,5.5472] ,[0.558089, 1.3813], 'k')
  plot([2.67485,2.43115] ,[5.17586, 5.10724], 'k')
  plot([2.67485,1.60717] ,[5.17586, 4.77772], 'k')
  plot([2.67485,1.44104] ,[5.17586, 4.64316], 'k')
  plot([2.67485,4.04707] ,[5.17586, 5.31012], 'k')
  plot([2.67485,1.55138] ,[5.17586, 6.97701], 'k')
  plot([2.67485,0.653473] ,[5.17586, 6.37136], 'k')
  plot([2.67485,1.46787] ,[5.17586, 7.30308], 'k')
  plot([2.67485,0.472185] ,[5.17586, 4.07069], 'k')
  plot([2.67485,1.66931] ,[5.17586, 7.56673], 'k')
  plot([2.67485,1.35915] ,[5.17586, 7.42881], 'k')
  plot([9.3593,9.45037] ,[7.41808, 7.07069], 'k')
  plot([9.3593,9.14324] ,[7.41808, 8.12737], 'k')
  plot([9.3593,8.52349] ,[7.41808, 7.0418], 'k')
  plot([9.3593,9.25923] ,[7.41808, 8.34024], 'k')
  plot([9.3593,9.16127] ,[7.41808, 6.48193], 'k')
  plot([9.3593,9.26112] ,[7.41808, 8.42269], 'k')
  plot([9.3593,8.29183] ,[7.41808, 6.89094], 'k')
  plot([9.3593,8.12694] ,[7.41808, 7.5676], 'k')
  plot([9.3593,8.77226] ,[7.41808, 6.26374], 'k')
  plot([9.3593,8.65002] ,[7.41808, 8.57166], 'k')
  plot([8.9194,8.57333] ,[4.76068, 4.70817], 'k')
  plot([8.9194,9.42842] ,[4.76068, 4.6699], 'k')
  plot([8.9194,8.35781] ,[4.76068, 4.38974], 'k')
  plot([8.9194,9.63846] ,[4.76068, 5.15655], 'k')
  plot([8.9194,9.69021] ,[4.76068, 5.06914], 'k')
  plot([8.9194,9.97246] ,[4.76068, 4.42351], 'k')
  plot([8.9194,8.56118] ,[4.76068, 5.92295], 'k')
  plot([8.9194,8.77226] ,[4.76068, 6.26374], 'k')
  plot([8.9194,9.16127] ,[4.76068, 6.48193], 'k')
  plot([8.9194,7.95845] ,[4.76068, 3.28378], 'k')
  plot([0.468803,0.55262] ,[8.36977, 8.74868], 'k')
  plot([0.468803,0.317526] ,[8.36977, 9.0375], 'k')
  plot([0.468803,1.31909] ,[8.36977, 8.23375], 'k')
  plot([0.468803,1.39725] ,[8.36977, 7.84326], 'k')
  plot([0.468803,0.674269] ,[8.36977, 7.17563], 'k')
  plot([0.468803,0.32558] ,[8.36977, 9.63346], 'k')
  plot([0.468803,1.35915] ,[8.36977, 7.42881], 'k')
  plot([0.468803,0.640857] ,[8.36977, 9.74595], 'k')
  plot([0.468803,1.66931] ,[8.36977, 7.56673], 'k')
  plot([0.468803,1.46787] ,[8.36977, 7.30308], 'k')
  plot([1.83137,2.38081] ,[1.08626, 0.240689], 'k')
  plot([1.83137,3.57067] ,[1.08626, 0.213296], 'k')
  plot([1.83137,3.64081] ,[1.08626, 2.05651], 'k')
  plot([1.83137,5.5472] ,[1.08626, 1.3813], 'k')
  plot([1.83137,5.13478] ,[1.08626, 3.02543], 'k')
  plot([1.86721,1.44104] ,[4.21218, 4.64316], 'k')
  plot([1.86721,1.60717] ,[4.21218, 4.77772], 'k')
  plot([1.86721,2.43115] ,[4.21218, 5.10724], 'k')
  plot([1.86721,2.67485] ,[4.21218, 5.17586], 'k')
  plot([1.86721,0.472185] ,[4.21218, 4.07069], 'k')
  plot([1.86721,0.065844] ,[4.21218, 4.65071], 'k')
  plot([1.86721,4.04707] ,[4.21218, 5.31012], 'k')
  plot([1.86721,0.131576] ,[4.21218, 5.93172], 'k')
  plot([1.86721,0.653473] ,[4.21218, 6.37136], 'k')
  plot([1.32695,1.55138] ,[7.04283, 6.97701], 'k')
  plot([1.32695,1.46787] ,[7.04283, 7.30308], 'k')
  plot([1.32695,1.35915] ,[7.04283, 7.42881], 'k')
  plot([1.32695,1.66931] ,[7.04283, 7.56673], 'k')
  plot([1.32695,0.674269] ,[7.04283, 7.17563], 'k')
  plot([1.32695,1.39725] ,[7.04283, 7.84326], 'k')
  plot([1.32695,0.653473] ,[7.04283, 6.37136], 'k')
  plot([1.32695,1.31909] ,[7.04283, 8.23375], 'k')
  plot([1.32695,0.468803] ,[7.04283, 8.36977], 'k')
  plot([1.32695,0.131576] ,[7.04283, 5.93172], 'k')
  plot([3.86153,3.70741] ,[9.75205, 9.00095], 'k')
  plot([3.86153,4.19401] ,[9.75205, 8.74946], 'k')
  plot([3.86153,2.79727] ,[9.75205, 9.29088], 'k')
  plot([3.86153,5.17562] ,[9.75205, 9.64935], 'k')
  plot([3.86153,5.96006] ,[9.75205, 9.1139], 'k')
  plot([3.86153,1.21285] ,[9.75205, 9.7597], 'k')
  plot([3.86153,1.31909] ,[9.75205, 8.23375], 'k')
  plot([3.86153,1.66931] ,[9.75205, 7.56673], 'k')
  plot([3.86153,1.39725] ,[9.75205, 7.84326], 'k')
  plot([3.86153,0.640857] ,[9.75205, 9.74595], 'k')
  plot([4.5573,4.19401] ,[9.00109, 8.74946], 'k')
  plot([4.5573,3.70741] ,[9.00109, 9.00095], 'k')
  plot([4.5573,5.17562] ,[9.00109, 9.64935], 'k')
  plot([4.5573,3.86153] ,[9.00109, 9.75205], 'k')
  plot([4.5573,5.96006] ,[9.00109, 9.1139], 'k')
  plot([4.5573,2.79727] ,[9.00109, 9.29088], 'k')
  plot([4.5573,7.26854] ,[9.00109, 8.18442], 'k')
  plot([4.5573,7.72692] ,[9.00109, 8.80121], 'k')
  plot([4.5573,1.66931] ,[9.00109, 7.56673], 'k')
  plot([2.26621,2.79727] ,[9.11929, 9.29088], 'k')
  plot([2.26621,1.21285] ,[9.11929, 9.7597], 'k')
  plot([2.26621,1.31909] ,[9.11929, 8.23375], 'k')
  plot([2.26621,3.70741] ,[9.11929, 9.00095], 'k')
  plot([2.26621,1.39725] ,[9.11929, 7.84326], 'k')
  plot([2.26621,1.66931] ,[9.11929, 7.56673], 'k')
  plot([2.26621,3.86153] ,[9.11929, 9.75205], 'k')
  plot([2.26621,0.640857] ,[9.11929, 9.74595], 'k')
  plot([2.26621,0.55262] ,[9.11929, 8.74868], 'k')
  plot([2.26621,1.35915] ,[9.11929, 7.42881], 'k')
  plot([2.4192,1.66931] ,[7.40099, 7.56673], 'k')
  plot([2.4192,1.46787] ,[7.40099, 7.30308], 'k')
  plot([2.4192,1.55138] ,[7.40099, 6.97701], 'k')
  plot([2.4192,1.35915] ,[7.40099, 7.42881], 'k')
  plot([2.4192,1.39725] ,[7.40099, 7.84326], 'k')
  plot([2.4192,1.32695] ,[7.40099, 7.04283], 'k')
  plot([2.4192,1.31909] ,[7.40099, 8.23375], 'k')
  plot([2.4192,2.26621] ,[7.40099, 9.11929], 'k')
  plot([2.4192,0.674269] ,[7.40099, 7.17563], 'k')
  plot([2.4192,2.79727] ,[7.40099, 9.29088], 'k')
  plot([2.14472,2.43115] ,[4.85035, 5.10724], 'k')
  plot([2.14472,1.60717] ,[4.85035, 4.77772], 'k')
  plot([2.14472,2.67485] ,[4.85035, 5.17586], 'k')
  plot([2.14472,1.86721] ,[4.85035, 4.21218], 'k')
  plot([2.14472,1.44104] ,[4.85035, 4.64316], 'k')
  plot([2.14472,0.472185] ,[4.85035, 4.07069], 'k')
  plot([2.14472,4.04707] ,[4.85035, 5.31012], 'k')
  plot([2.14472,0.065844] ,[4.85035, 4.65071], 'k')
  plot([2.14472,0.653473] ,[4.85035, 6.37136], 'k')
  plot([2.14472,1.55138] ,[4.85035, 6.97701], 'k')
  plot([2.50824,2.79727] ,[9.59366, 9.29088], 'k')
  plot([2.50824,2.26621] ,[9.59366, 9.11929], 'k')
  plot([2.50824,1.21285] ,[9.59366, 9.7597], 'k')
  plot([2.50824,3.70741] ,[9.59366, 9.00095], 'k')
  plot([2.50824,3.86153] ,[9.59366, 9.75205], 'k')
  plot([2.50824,1.31909] ,[9.59366, 8.23375], 'k')
  plot([2.50824,0.640857] ,[9.59366, 9.74595], 'k')
  plot([2.50824,4.19401] ,[9.59366, 8.74946], 'k')
  plot([2.50824,1.39725] ,[9.59366, 7.84326], 'k')
  plot([2.50824,0.55262] ,[9.59366, 8.74868], 'k')
  plot([5.40844,5.36984] ,[5.18308, 4.36553], 'k')
  plot([5.40844,4.04707] ,[5.18308, 5.31012], 'k')
  plot([5.40844,5.40138] ,[5.18308, 3.05073], 'k')
  plot([5.40844,5.68265] ,[5.18308, 3.04337], 'k')
  plot([5.40844,5.13478] ,[5.18308, 3.02543], 'k')
  plot([5.40844,2.67485] ,[5.18308, 5.17586], 'k')
  plot([5.40844,2.43115] ,[5.18308, 5.10724], 'k')
  plot([4.76952,5.36984] ,[4.76773, 4.36553], 'k')
  plot([4.76952,5.40844] ,[4.76773, 5.18308], 'k')
  plot([4.76952,4.04707] ,[4.76773, 5.31012], 'k')
  plot([4.76952,5.76725] ,[4.76773, 6.38355], 'k')
  plot([4.76952,5.68265] ,[4.76773, 3.04337], 'k')
  plot([2.60116,1.86721] ,[3.68892, 4.21218], 'k')
  plot([2.60116,2.14472] ,[3.68892, 4.85035], 'k')
  plot([2.60116,2.43115] ,[3.68892, 5.10724], 'k')
  plot([2.60116,1.60717] ,[3.68892, 4.77772], 'k')
  plot([2.60116,2.67485] ,[3.68892, 5.17586], 'k')
  plot([2.60116,1.44104] ,[3.68892, 4.64316], 'k')
  plot([2.60116,3.64081] ,[3.68892, 2.05651], 'k')
  plot([2.60116,0.472185] ,[3.68892, 4.07069], 'k')
  plot([9.52841,9.58049] ,[3.06996, 2.7132], 'k')
  plot([9.52841,8.72975] ,[3.06996, 2.82844], 'k')
  plot([9.52841,8.42511] ,[3.06996, 2.77675], 'k')
  plot([9.52841,9.62323] ,[3.06996, 1.67818], 'k')
  plot([9.52841,9.97246] ,[3.06996, 4.42351], 'k')
  plot([9.52841,7.95845] ,[3.06996, 3.28378], 'k')
  plot([9.52841,9.42842] ,[3.06996, 4.6699], 'k')
  plot([9.52841,8.35781] ,[3.06996, 4.38974], 'k')
  plot([9.52841,8.84254] ,[3.06996, 1.41939], 'k')
  plot([9.52841,8.9194] ,[3.06996, 4.76068], 'k')
  plot([2.05869,1.83137] ,[1.35977, 1.08626], 'k')
  plot([2.05869,2.38081] ,[1.35977, 0.240689], 'k')
  plot([2.05869,3.64081] ,[1.35977, 2.05651], 'k')
  plot([2.05869,3.57067] ,[1.35977, 0.213296], 'k')
  plot([0.968729,1.21285] ,[9.43348, 9.7597], 'k')
  plot([0.968729,0.640857] ,[9.43348, 9.74595], 'k')
  plot([0.968729,0.32558] ,[9.43348, 9.63346], 'k')
  plot([0.968729,0.317526] ,[9.43348, 9.0375], 'k')
  plot([0.968729,0.55262] ,[9.43348, 8.74868], 'k')
  plot([0.968729,0.468803] ,[9.43348, 8.36977], 'k')
  plot([0.968729,1.31909] ,[9.43348, 8.23375], 'k')
  plot([0.968729,2.26621] ,[9.43348, 9.11929], 'k')
  plot([0.968729,2.50824] ,[9.43348, 9.59366], 'k')
  plot([0.968729,1.39725] ,[9.43348, 7.84326], 'k')
  plot([5.23522,5.5472] ,[0.788304, 1.3813], 'k')
  plot([5.23522,5.9259] ,[0.788304, 1.13187], 'k')
  plot([5.23522,6.57599] ,[0.788304, 1.67301], 'k')
  plot([5.23522,3.57067] ,[0.788304, 0.213296], 'k')
  plot([5.23522,3.64081] ,[0.788304, 2.05651], 'k')
  plot([5.23522,7.44894] ,[0.788304, 0.558089], 'k')
  plot([5.23522,5.13478] ,[0.788304, 3.02543], 'k')
  plot([5.23522,7.34336] ,[0.788304, 1.56037], 'k')
  plot([5.23522,5.40138] ,[0.788304, 3.05073], 'k')
  plot([5.23522,5.68265] ,[0.788304, 3.04337], 'k')
  plot([9.06226,8.84254] ,[1.37083, 1.41939], 'k')
  plot([9.06226,8.46042] ,[1.37083, 1.22378], 'k')
  plot([9.06226,9.62323] ,[1.37083, 1.67818], 'k')
  plot([9.06226,9.58049] ,[1.37083, 2.7132], 'k')
  plot([9.06226,8.72975] ,[1.37083, 2.82844], 'k')
  plot([9.06226,7.6942] ,[1.37083, 2.04481], 'k')
  plot([9.06226,7.53661] ,[1.37083, 1.59945], 'k')
  plot([9.06226,8.42511] ,[1.37083, 2.77675], 'k')
  plot([9.06226,7.63112] ,[1.37083, 1.95842], 'k')
  plot([9.06226,7.34336] ,[1.37083, 1.56037], 'k')
  plot([6.66841,7.59514] ,[3.61956, 3.30342], 'k')
  plot([6.66841,5.68265] ,[3.61956, 3.04337], 'k')
  plot([6.66841,7.95845] ,[3.61956, 3.28378], 'k')
  plot([6.66841,5.40138] ,[3.61956, 3.05073], 'k')
  plot([6.66841,5.36984] ,[3.61956, 4.36553], 'k')
  plot([6.66841,5.13478] ,[3.61956, 3.02543], 'k')
  plot([6.66841,7.42119] ,[3.61956, 2.15128], 'k')
  plot([6.66841,8.35781] ,[3.61956, 4.38974], 'k')
  plot([6.66841,7.6942] ,[3.61956, 2.04481], 'k')
  plot([6.66841,7.63112] ,[3.61956, 1.95842], 'k')
  plot([0.371917,0.317526] ,[8.93461, 9.0375], 'k')
  plot([0.371917,0.55262] ,[8.93461, 8.74868], 'k')
  plot([0.371917,0.468803] ,[8.93461, 8.36977], 'k')
  plot([0.371917,0.32558] ,[8.93461, 9.63346], 'k')
  plot([0.371917,0.968729] ,[8.93461, 9.43348], 'k')
  plot([0.371917,0.640857] ,[8.93461, 9.74595], 'k')
  plot([0.371917,1.21285] ,[8.93461, 9.7597], 'k')
  plot([0.371917,1.31909] ,[8.93461, 8.23375], 'k')
  plot([0.371917,1.39725] ,[8.93461, 7.84326], 'k')
  plot([0.371917,0.674269] ,[8.93461, 7.17563], 'k')
end
plot([0.5, 0.0221439], [0.5, 0.928994], 'r', 'LineWidth', 2)
plot([0.0221439, 0.472185], [0.928994, 4.07069], 'r', 'LineWidth', 2)
plot([0.472185, 2.14472], [4.07069, 4.85035], 'r', 'LineWidth', 2)
plot([2.14472, 4.04707], [4.85035, 5.31012], 'r', 'LineWidth', 2)
plot([4.04707, 4.76952], [5.31012, 4.76773], 'r', 'LineWidth', 2)
plot([4.76952, 5.76725], [4.76773, 6.38355], 'r', 'LineWidth', 2)
plot([5.76725, 7.26854], [6.38355, 8.18442], 'r', 'LineWidth', 2)
plot([7.26854, 8.46345], [8.18442, 9.01304], 'r', 'LineWidth', 2)
plot([8.46345, 9], [9.01304, 9], 'r', 'LineWidth', 2)
text(0.5, 0.5,'S','FontSize',12)
text(9, 9,'G','FontSize',12)
hold off
title('Number of nodes is 100 and K (number of edge attempts) is 10')
axis equal
